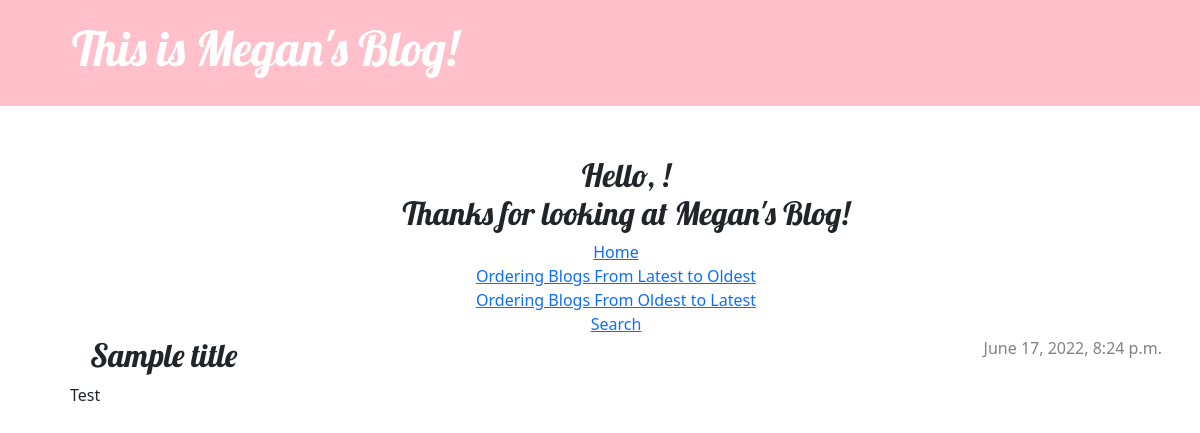
The app's page /post/1/ with its own data.
### blogs/models.py (models this page shows, shortened)
class Post(models.Model):
    author = models.ForeignKey(settings.AUTH_USER_MODEL, on_delete=models.CASCADE)
    title = models.CharField(max_length=200)
    text = models.TextField()
    created_date = models.DateTimeField(default=timezone.now)
    published_date = models.DateTimeField(blank=True, null=True)

### blogs/views.py (the view)
# urls.py: path('post/<int:pk>/', views.post_detail, name='post_detail'),
def post_detail(request, pk):
    post = get_object_or_404(Post, pk=pk)
    return render(request, 'blogs/post_detail.html', {'post': post})

### blogs/templates/blogs/post_detail.html (shortened to what this page needs)
{% extends 'blogs/base.html' %}
{% block content %}
    <article class="post">
        {% if post.published_date %}
            <time class="date">
                {{ post.published_date }}
            </time>
        {% endif %}
        <h2>{{ post.title }}</h2>
        <p>{{ post.text|linebreaksbr }}</p>
    </article>
{% endblock %}

### blogs/static/css/blogs.css (style rules this page uses)
p { font-display: center; }
h1, h2, h3, h4 { margin-left: 20px; font-family: 'Lobster', cursive; }
.date { color: #828282; }
.post { margin-bottom: 70px; }
.post > .date, .post > .actions { float: right; }

### records on screen
Post: published_date "June 17, 2022, 8:24 p.m.", title "Sample title", text "Test"
